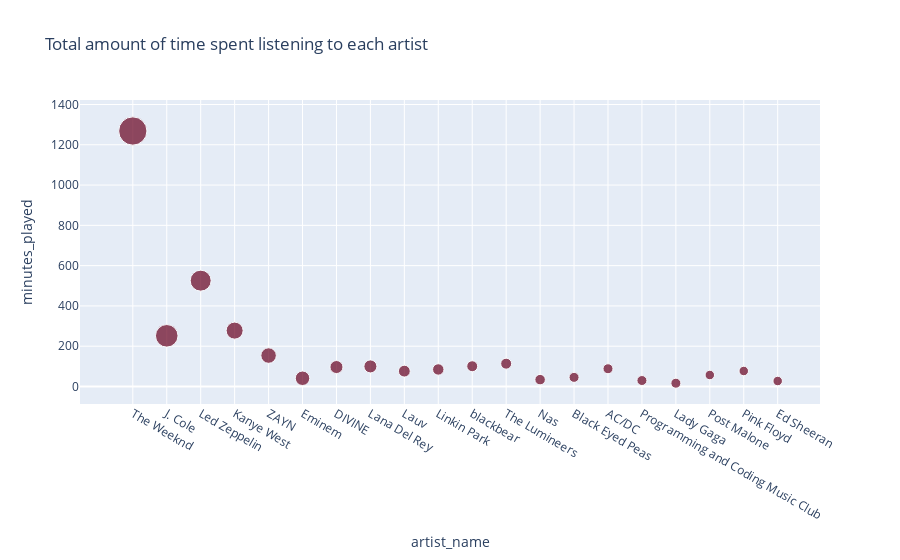

Here is the notebook cell this chart was saved with:
### Code cell
fig = px.scatter(top_artist, x="artist_name", y="minutes_played", title='Total amount of time spent listening to each artist', size="unique_songs", color_discrete_sequence=px.colors.sequential.RdBu)
fig.show()

### Figure 1 — Plotly figure (JSON) as saved in the notebook; plotly's stock layout.template omitted (floating-point values rounded to 4 significant figures)
{"data": [{"hovertemplate": "artist_name=%{x}<br>minutes_played=%{y}<br>unique_songs=%{marker.size}<extra></extra>", "legendgroup": "", "marker": {"color": "rgb(103,0,31)", "size": [80, 51, 44, 29, 24, 21, 17, 17, 14, 13, 12, 12, 11, 10, 10, 10, 10, 9, 9, 9], "sizemode": "area", "sizeref": 0.2, "symbol": "circle"}, "mode": "markers", "name": "", "orientation": "v", "showlegend": false, "type": "scatter", "x": ["The Weeknd", "J. Cole", "Led Zeppelin", "Kanye West", "ZAYN", "Eminem", "DIVINE", "Lana Del Rey", "Lauv", "Linkin Park", "blackbear", "The Lumineers", "Nas", "Black Eyed Peas", "AC/DC", "Programming and Coding Music Club", "Lady Gaga", "Post Malone", "Pink Floyd", "Ed Sheeran"], "xaxis": "x", "y": [1268.0, 251.5, 525.4, 277.3, 153.5, 40.79, 96.43, 99.67, 76.07, 84.51, 100.5, 113.1, 33.99, 45.22, 88.02, 29.56, 16.19, 56.95, 76.85, 27.07], "yaxis": "y"}], "layout": {"legend": {"itemsizing": "constant", "tracegroupgap": 0}, "title": {"text": "Total amount of time spent listening to each artist"}, "xaxis": {"anchor": "y", "domain": [0, 1], "title": {"text": "artist_name"}}, "yaxis": {"anchor": "x", "domain": [0, 1], "title": {"text": "minutes_played"}}}}
